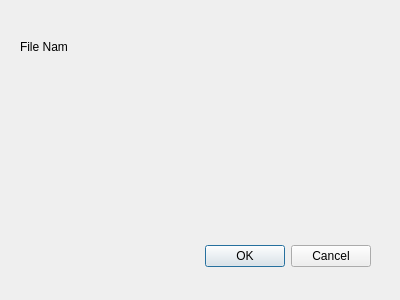
<?xml version="1.0" encoding="UTF-8"?>
<ui version="4.0">
 <class>Dialog</class>
 <widget class="QDialog" name="Dialog">
  <property name="geometry">
   <rect>
    <x>0</x>
    <y>0</y>
    <width>400</width>
    <height>300</height>
   </rect>
  </property>
  <property name="windowTitle">
   <string>Dialog</string>
  </property>
  <widget class="QDialogButtonBox" name="buttonBox">
   <property name="geometry">
    <rect>
     <x>30</x>
     <y>240</y>
     <width>341</width>
     <height>32</height>
    </rect>
   </property>
   <property name="orientation">
    <enum>Qt::Horizontal</enum>
   </property>
   <property name="standardButtons">
    <set>QDialogButtonBox::Cancel|QDialogButtonBox::Ok</set>
   </property>
  </widget>
  <widget class="QWidget" name="fileWidget" native="true">
   <property name="geometry">
    <rect>
     <x>100</x>
     <y>30</y>
     <width>221</width>
     <height>31</height>
    </rect>
   </property>
  </widget>
  <widget class="QLabel" name="label">
   <property name="geometry">
    <rect>
     <x>20</x>
     <y>40</y>
     <width>47</width>
     <height>13</height>
    </rect>
   </property>
   <property name="text">
    <string>File Name</string>
   </property>
  </widget>
 </widget>
 <resources/>
 <connections>
  <connection>
   <sender>buttonBox</sender>
   <signal>accepted()</signal>
   <receiver>Dialog</receiver>
   <slot>accept()</slot>
   <hints>
    <hint type="sourcelabel">
     <x>248</x>
     <y>254</y>
    </hint>
    <hint type="destinationlabel">
     <x>157</x>
     <y>274</y>
    </hint>
   </hints>
  </connection>
  <connection>
   <sender>buttonBox</sender>
   <signal>rejected()</signal>
   <receiver>Dialog</receiver>
   <slot>reject()</slot>
   <hints>
    <hint type="sourcelabel">
     <x>316</x>
     <y>260</y>
    </hint>
    <hint type="destinationlabel">
     <x>286</x>
     <y>274</y>
    </hint>
   </hints>
  </connection>
 </connections>
</ui>
